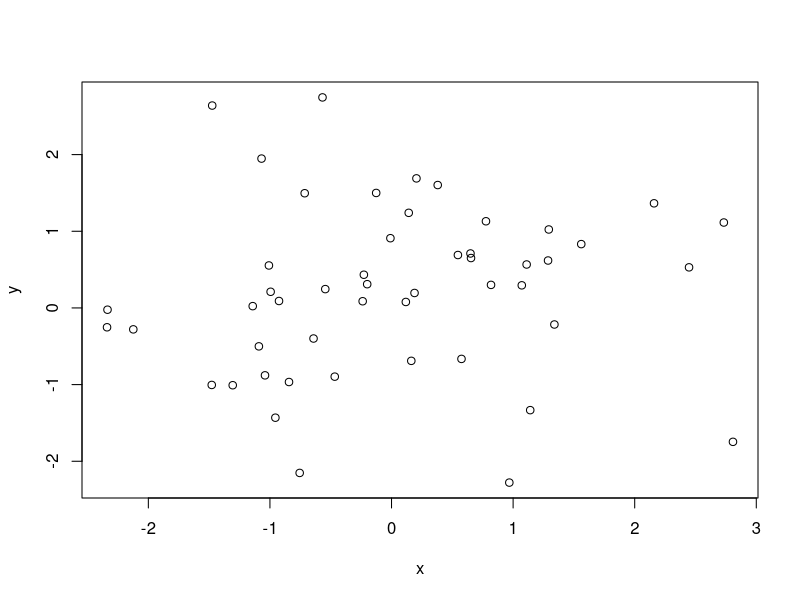
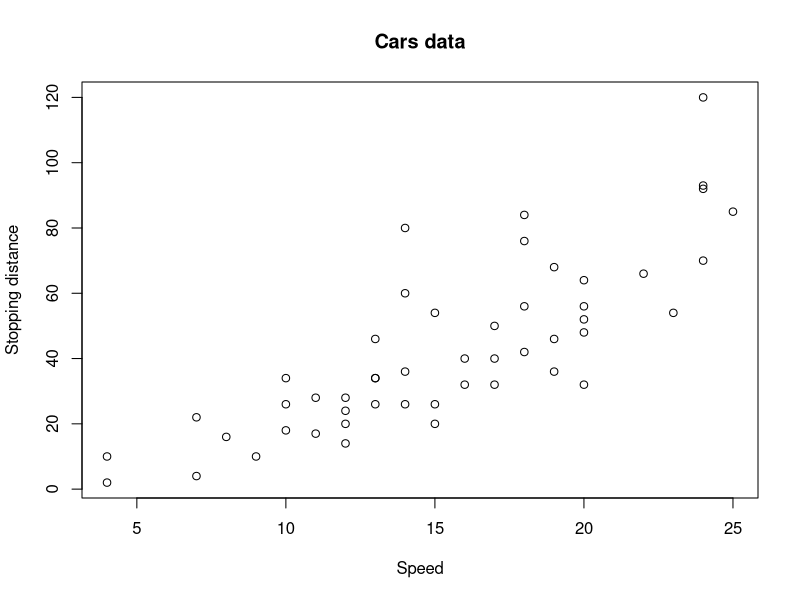
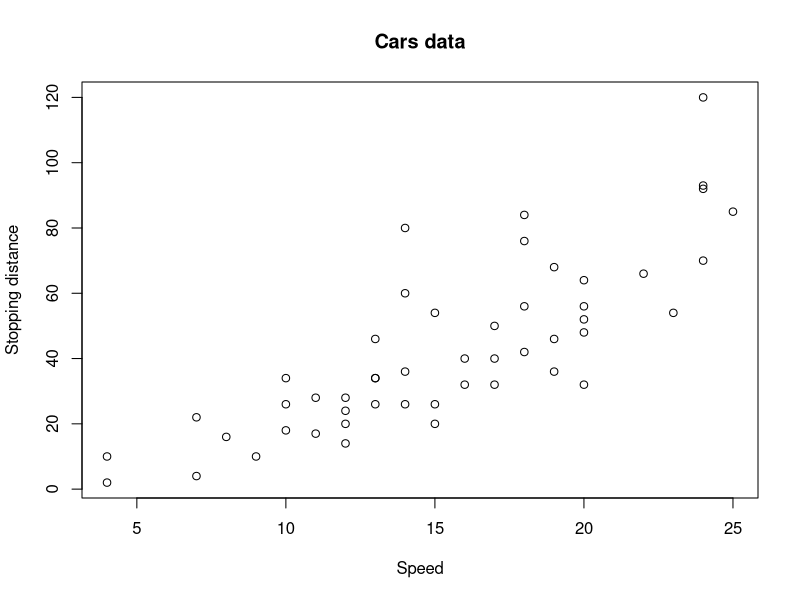
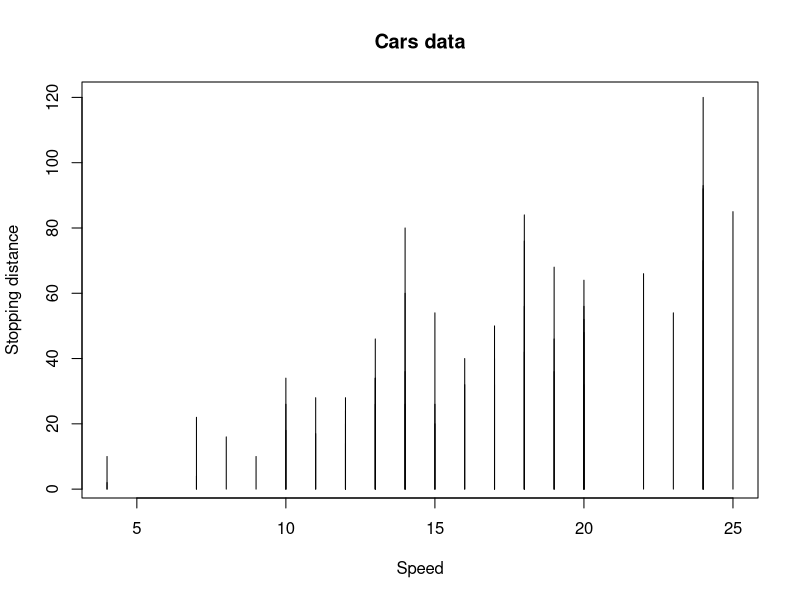
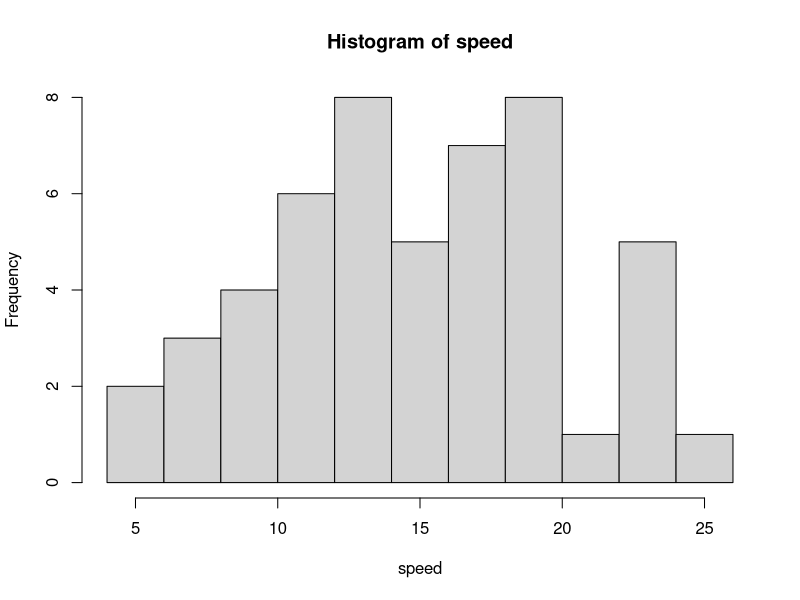
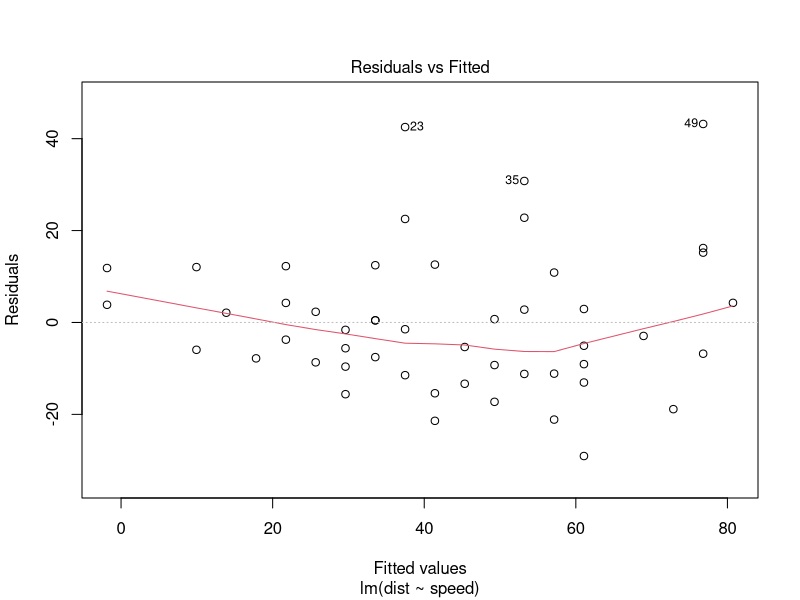
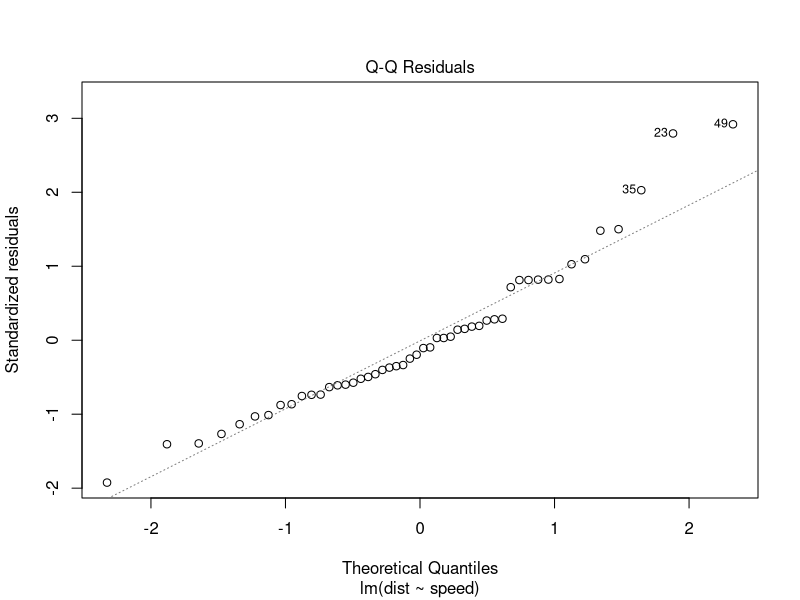
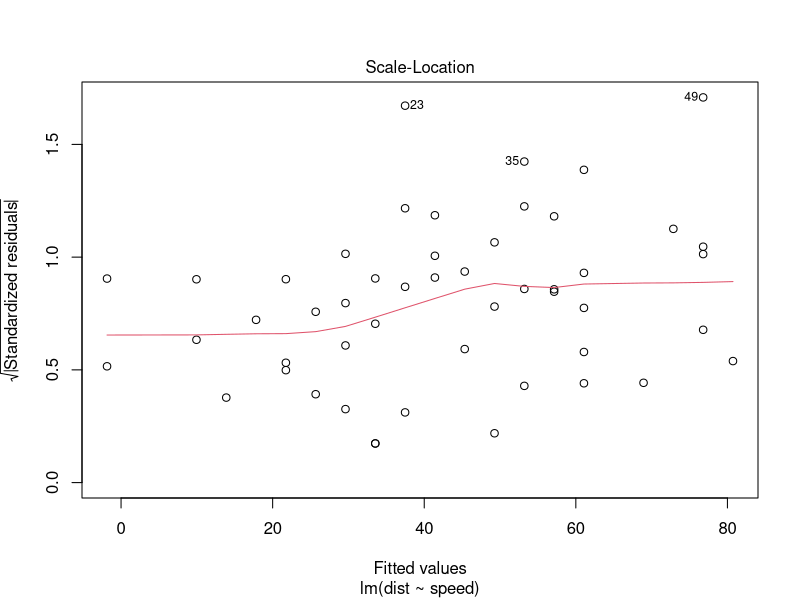

Generate these figures, in order, with R:
## ---- chunk 1
    x<-rnorm(50)
    y<-rnorm(50)
    plot(x,y)
## ---- chunk 2
library("magrittr")
## ---- chunk 3
    data(cars)
    cars %>% plot(cars$speed,cars$dist,data=.,
                  main="Cars data",
                  xlab="Speed",ylab="Stopping distance")
## ---- chunk 4
     cars %$% plot(speed,dist,
                  main="Cars data",
                  xlab="Speed",ylab="Stopping distance") 
## ---- chunk 5
    cars %$% plot(speed,dist,main="Cars data",type="h",
                  xlab="Speed",ylab="Stopping distance") 
## ---- chunk 6
cars%$%hist(speed,breaks=10)
## ---- chunk 7
cars %>% lm(dist~speed,data=.) %>% plot
## ---- chunk 8
data(longley)
str(longley)
longley %>% plot(Unemployed~Year,data=.,type="l")
longley %>% lines(Armed.Forces~Year,data=.,col="blue")
## ---- chunk 9
longley %>% plot(Unemployed~Year,data=.,type="l",
                 ylim=range(c(Unemployed,Armed.Forces)))
longley %>% lines(Armed.Forces~Year,data=.,col="blue")
## ---- chunk 10
cars %>% plot(dist~speed,data=.)
cars %>% lm(dist~speed,data=.) %>% abline(col="red")
## ---- chunk 11
shape_map<-c("setosa"=1,
             "versicolor"=2,
             "virginicia"=3)
iris %$% plot(Petal.Length~Petal.Width,
              pch=shape_map[Species])
## ---- chunk 12
library("ggplot2")
## ---- chunk 13
cars %>% qplot(speed,dist,data=.)
## ---- chunk 14
p<-cars %>% qplot(speed,dist,data=.)
p
## ---- chunk 15
p<-cars %>% qplot(speed,dist,data=.)
print(p)
## ---- chunk 16
iris %>% qplot(Petal.Width,Petal.Length,
               color=Species,data=.)
## ---- chunk 17
cars %>% qplot(speed,data=.,bins=10)
## ---- chunk 18
cars %>% qplot(speed,data=.,geom="density")
## ---- chunk 19
cars %>% qplot(speed,dist,data=.)
## ---- chunk 20
ggplot(cars) + geom_point(aes(x=speed,y=dist))
## ---- chunk 21
ggplot(cars,aes(x=speed,y=dist)) + geom_point()
## ---- chunk 22
cars %>% ggplot(aes(x=speed,y=dist)) + geom_point()
## ---- chunk 23
iris %>% qplot(Petal.Width,Petal.Length,
              color=Species,data=.)
## ---- chunk 24
iris %>% ggplot +
  geom_point(aes(x=Petal.Width,y=Petal.Length,
             color=Species))
## ---- chunk 25
iris %>% ggplot(aes(x=Petal.Width,y=Petal.Length,color=Species)) +
  geom_point()
## ---- chunk 26
iris %>% ggplot +
  geom_point(aes(x=Petal.Width,y=Petal.Length),
             color="red")
## ---- chunk 27
iris %>% ggplot(aes(x=Petal.Width,y=Petal.Length)) +
  geom_point(color="red")
## ---- chunk 28
cars %>% qplot(speed,data=.,bins=10)
cars %>% qplot(speed,data=.,geom="density")
## ---- chunk 29
cars %>% ggplot(aes(x=speed)) +
 geom_histogram(bins=10)
## ---- chunk 30
cars %>% ggplot(aes(x=speed)) +
   geom_density()
## ---- chunk 31
cars %>% ggplot(aes(x=speed,y=..count..)) +
  geom_histogram(bins=10) +
  geom_density()
## ---- chunk 32
cars %>% ggplot(aes(x=speed,y=..density..)) +
  geom_histogram(bins=10) +
  geom_density()

## ---- chunk 33
cars %>% ggplot(aes(x=speed,y=dist)) +   geom_point() + geom_smooth(method = "lm")

## ---- chunk 34
longley %>% ggplot(aes(x=Year)) +   geom_line(aes(y=Unemployed)) +   geom_line(aes(y=Armed.Forces),color="blue")

## ---- chunk 35
longley %>% ggplot(aes(x=Year)) +   geom_point(aes(y=Unemployed)) +   geom_point(aes(y=Armed.Forces),col="blue") +   geom_line(aes(y=Unemployed)) +   geom_line(aes(y=Armed.Forces),col="blue")

## ---- chunk 36
library(tidyr)
## ---- chunk 37
longley %>% 
  gather(key,value,Unemployed,Armed.Forces) %>% 
  ggplot(aes(x=Year,y=value,color=key)) +
  geom_line() +
  geom_point()
## ---- chunk 38
longley %>% 
  gather(key,value,Unemployed,Armed.Forces) %>% 
  ggplot(aes(x=Year,y=value,col=key)) +
  geom_line() +
  facet_grid(key~.)
## ---- chunk 39
longley %>% gather(Key,Attribute,Unemployed,Armed.Forces) %>% 
  ggplot(aes(x=Year,y=Attribute,col=Key))+
  geom_line()+
  geom_point()+
  facet_grid(Key~.)
## ---- chunk 40
    iris %>% 
      gather(Measurement,value,-Species) %>% 
      ggplot(aes(x=Species,y=value)) +
      geom_boxplot() +
      facet_grid(Measurement~.)
## ---- chunk 41
    iris %>% gather(Measurement,value,!Species) %>% 
      ggplot(aes(x=Species,y=value,col=Measurement)) +
      geom_boxplot() +
      facet_grid(Measurement~.,scale="free_x")

## ---- chunk 42
    label_map<-c(Petal.Width="Petal width",
                 Petal.Length="Petal Length",
                 Sepal.Width="Sepal Width",
                 Sepal.Length="Sepal Length")
    iris %>% gather(Measurement,value,!Species) %>% 
      ggplot(aes(x=Species,y=value,col=Measurement)) +
      geom_boxplot() +
      facet_grid(Measurement~.,
                 scale="free_y",
                 labeller = labeller(Measurement=label_map ))

## ---- chunk 43
cars %>% 
  ggplot(aes(x=speed,y=dist)) +
  geom_point() +
  geom_smooth(method='lm') +
  scale_x_continuous("Speed") +
  scale_y_continuous("Stopping distance")
## ---- chunk 44
longley %>% gather(key,value,Unemployed,Armed.Forces) %>% 
  ggplot(aes(x=Year,y=value)) +
  geom_line() +
  scale_x_continuous(breaks =1947:1962) +
  facet_grid(key~.)
## ---- chunk 45
cars %>% ggplot(aes(x=speed,y=dist)) +
  geom_point() + geom_smooth(method="lm") +
  scale_x_reverse("speed") +
  scale_y_continuous("Stopping distance")
## ---- chunk 46
iris %>% ggplot(aes(x=Species,y=Petal.Length)) +
  geom_boxplot() +
  geom_jitter(width = 0.1,height = 0.1)
## ---- chunk 47
iris %>% 
  ggplot(aes(x=Species,y=Petal.Length))+
  geom_boxplot() +geom_jitter(width=0.1,height=0.1) +
  scale_x_discrete(labels=c("setosa"="Setosa",
                            "versicolor"="Versicolor",
                            "virginica"="V irginica"))
## ---- chunk 48
iris %>% gather(Measurement,value,!Species) %>% 
  ggplot(aes(x=Species,y=value,color=Species)) +
  geom_boxplot() +
  facet_grid(Measurement~.,scale="free_y") +
  scale_x_discrete(labels=c("setosa"="Setosa",
                            "versicolor"="Versicolor",
                            "virginica"="Virginicia"))
## ---- chunk 49
iris %>% 
  gather(Measurement,value,!Species) %>% 
  ggplot(aes(x=Species,y=value,fill=Species)) +
  geom_boxplot() +
  facet_grid(Measurement~.,
             scale = "free_y",
             labeller = labeller(Measurement=label_map
                                 ))
## ---- chunk 50
iris %>% gather(Measurement,value,!Species) %>% 
  ggplot(aes(x=Species,y=value,fill=Species)) +
  geom_boxplot() +
  scale_fill_manual(values=c("red","green","blue")) +
  facet_grid(Measurement~.,space="free_y",
             labeller = labeller(Measurement=label_map))
## ---- chunk 51
iris %>% gather(Measurement,value,!Species) %>% 
  ggplot(aes(x=Species,y=value,fill=Species)) +
  geom_boxplot() +
  scale_fill_brewer(palette="Greens") +
  facet_grid(Measurement~.,scale="free_y")
## ---- chunk 52
theme_set(theme_bw())
## ---- chunk 53
iris %>% gather(Measurement,value,!Species) %>% 
  ggplot(aes(x=Species,y=value,fill=Species)) +
  geom_boxplot()+
  scale_x_discrete(labels=c("setosa"="Setosa",
                            "versicolor"="Versicolor",
                            "virginicia"="Virginicia")) +
  scale_fill_brewer(palette = "Greens")+
  facet_grid(Measurement~.,switch = "y",
             labeller = labeller(Measurement=label_map))
## ---- chunk 54
iris %>% gather(Measurement,value,!Species) %>% 
  ggplot(aes(x=value,y=Species,fill=Species)) +
  geom_boxplot()+
  scale_x_discrete(labels=c("setosa"="Setosa",
                            "versicolor"="Versicolor",
                            "virginica"="Virginica")) +
  scale_fill_brewer(palette="Greens") +
  facet_grid(Measurement~.,switch="y",
             labeller=labeller(Measurement=label_map))
## ---- chunk 55
iris %>% gather(Measurement,value,!Species) %>% 
  ggplot(aes(x=Species,y=value,fill=Species)) +
  geom_boxplot() +
  scale_x_discrete(labels=c("setosa"="Setosa",
                   "versicolor"="Versicolor",
                   "virginica"="Virginica")) +
  scale_fill_brewer(palette="Greens") +
  facet_grid(Measurement~.,switch="y",
             labeller=labeller(Measurement=label_map))+
  coord_flip()
## ---- chunk 56
iris %>% gather(Measurement,value,!Species) %>% 
  ggplot(aes(x=Species,y=value,fill=Species)) +
  geom_boxplot()+
  scale_x_discrete(labels=c("setosa"="Setosa",
                            "versicolor"="Versicolor",
                            "virginica"="Virginica")) +
  scale_fill_brewer(palette = "Greens") +
  facet_grid(Measurement~.,
             switch="y",
             labeller=labeller(Measurement=label_map))+
  coord_flip()+
  theme(strip.background=element_blank())+
  theme(legend.position="top")

## ---- chunk 57
petal<-iris %>% ggplot()+
  geom_point(aes(x=Petal.Width,y=Petal.Length,color=Species))+
  theme(legend.position="none")
sepal<-iris %>% ggplot(aes(x=Sepal.Width,y=Sepal.Length,color=Species))+
  geom_point()+
  theme(legend.position = "none")
petal
sepal
## ---- chunk 58
library("gridExtra")

## ---- chunk 59
grid.arrange(petal,sepal,ncol=2)
## ---- chunk 60
library("cowplot")


## ---- chunk 61
plot_grid(petal,sepal,labels=c("A","B"))
